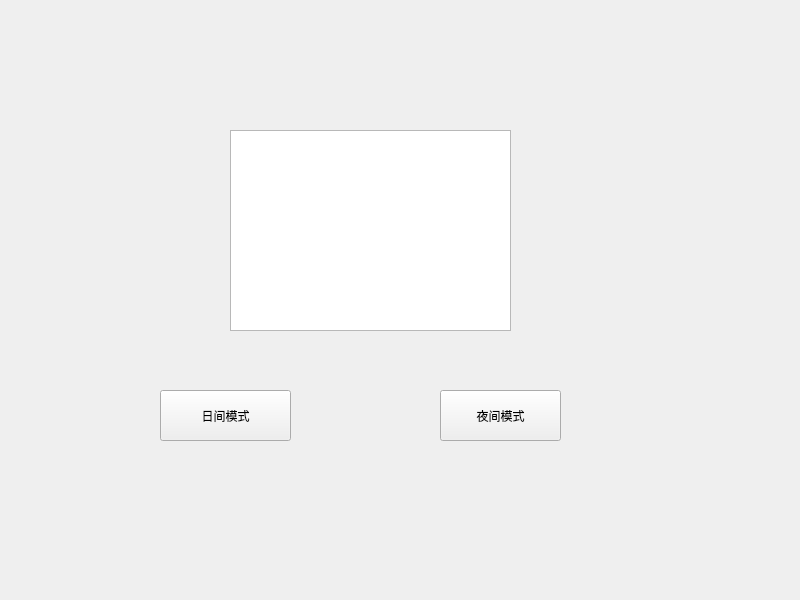
<?xml version="1.0" encoding="UTF-8"?>
<ui version="4.0">
 <class>Widget</class>
 <widget class="QWidget" name="Widget">
  <property name="geometry">
   <rect>
    <x>0</x>
    <y>0</y>
    <width>800</width>
    <height>600</height>
   </rect>
  </property>
  <property name="windowTitle">
   <string>Widget</string>
  </property>
  <widget class="QPushButton" name="pushButtonLight">
   <property name="geometry">
    <rect>
     <x>160</x>
     <y>390</y>
     <width>131</width>
     <height>51</height>
    </rect>
   </property>
   <property name="text">
    <string>日间模式</string>
   </property>
  </widget>
  <widget class="QPushButton" name="pushButtonDark">
   <property name="geometry">
    <rect>
     <x>440</x>
     <y>390</y>
     <width>121</width>
     <height>51</height>
    </rect>
   </property>
   <property name="text">
    <string>夜间模式</string>
   </property>
  </widget>
  <widget class="QTextEdit" name="textEdit">
   <property name="geometry">
    <rect>
     <x>230</x>
     <y>130</y>
     <width>281</width>
     <height>201</height>
    </rect>
   </property>
  </widget>
 </widget>
 <resources/>
 <connections/>
</ui>
